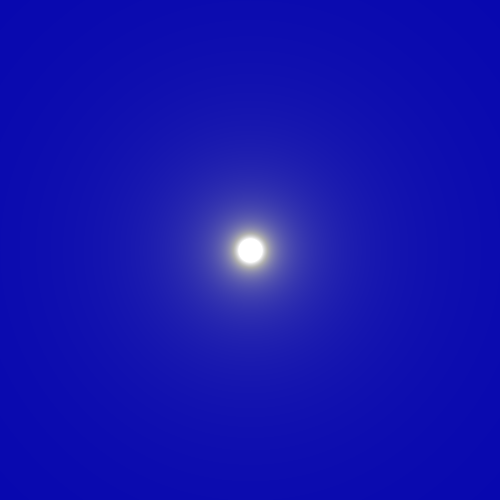
Frame 1 (no input)
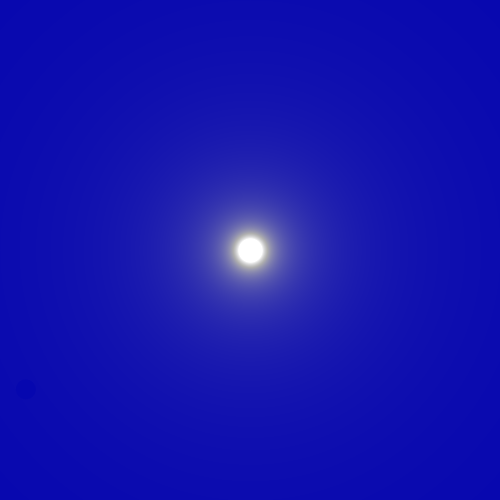
Frame 60 (the mouse pressed at the canvas centre just before this capture)
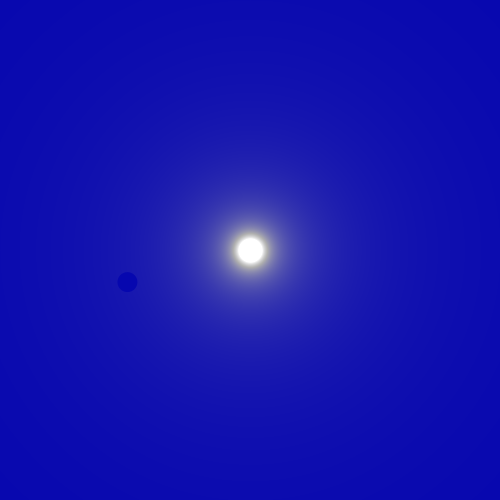
Frame 120 (the mouse held since frame 60 and released just before this capture)

The Processing sketch that drew these frames (run headless with seeded random() and noise(); from frame 60 on, the mouse is pressed at the canvas centre):

// Processing sketch: sketch_20082017
// ── sketch_20082017.pde
Sun s = new Sun(250,250);
color c = color(6,7,175);
float x1, y1;
float angle = 3.0;
void setup(){
  size(500,500);
  smooth();
}

void draw(){
  loadPixels();
  for(int x = 0; x < width; x++){
    for(int y = 0; y < height; y++){
      int index = x + y * width;
      float d = dist(x,y,s.pos.x, s.pos.y);
      float col1 = 100 * s.r / (d);
      float t1 = constrain(col1,6,255);
      float t2 = constrain(col1,7,255);
      float t3 = constrain(col1,175,255);
      pixels[index] = color(t1, t2, t3);
    }
  }
  updatePixels();
  s.show();
  pushMatrix();
  translate(width/2, height/2);
  moon();
  popMatrix();
}

void moon(){
  translate(0,250);
  speed();
  x1 = 250 * cos(angle);
  y1 = 250 * sin(angle);
  fill(6,7,175);
  noStroke();
  ellipse(x1,y1,20,20);
}

void speed(){
  if(angle >= 4.6 && angle<=4.85){
    angle+=0.0005;
  }else{
    angle+=0.01;
  }
  
  if(angle>7){
    angle = 3;
  }
}
// ── Sun.pde
class Sun{
  PVector pos;
  float r;
  
  Sun(float x, float y){
    pos = new PVector(x,y);
    r = 30;
  }
  
  void show(){
    noFill();
    noStroke();
    ellipse(pos.x, pos.y, r*2, r*2);
  }
}
